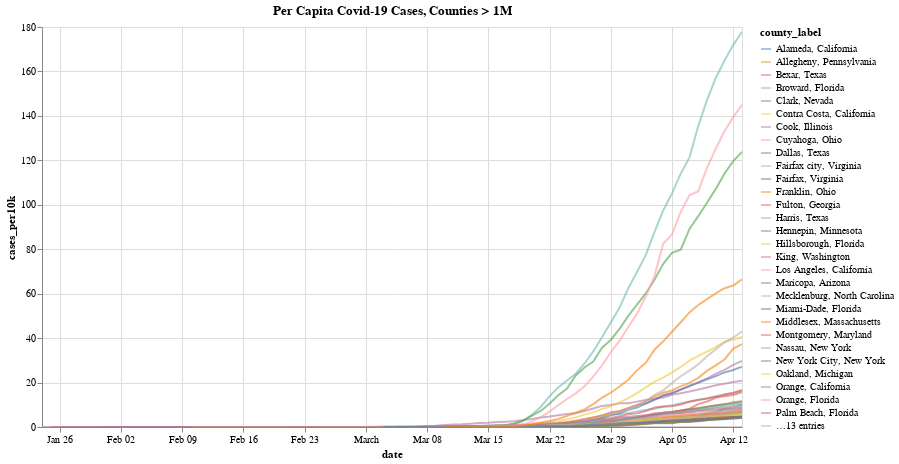

Notebook code for this chart:
### Code cell
# cumulative cases for counties with > 1 million people
# save data as JSON for better performance with Altair

cases_percap_url = 'cases_percap.json'

cases_percap[cases_percap.TOT_POP > 1000000].to_json(cases_percap_url, orient = 'records')

# can't figure out why the file url isn't working, can read it in just fine with open('cases_percap.json')
# these data are small enough for just saving the dataset with the chart though
cases_percap_big = cases_percap.loc[cases_percap.TOT_POP > 1000000, 
                                    ['date', 'cases', 'cases_per10k', 'county_label', 'cases_new_per1k', 'STNAME', 'TOT_POP']]

(alt.Chart(cases_percap_big)
    .mark_line(color = 'grey', opacity = 0.6)
    .encode(x = 'date:T',
            y = 'cases_per10k:Q',
            color = 'county_label:N',
            tooltip = ['county_label:N', 'cases:Q'])
    .properties(height = 400, 
                width = 700,
               title = 'Per Capita Covid-19 Cases, Counties > 1M')
    .interactive())

### Figure 1 — Vega-Lite specification as saved in the notebook (floating-point values rounded to 4 significant figures; data arrays with more than 128 entries replaced by an {"elided": "..."} marker saying what was removed)
{"config": {"view": {"continuousWidth": 400, "continuousHeight": 300}}, "data": {"name": "data-b1df5e725d55867fe4f77bdb97757597"}, "mark": {"type": "line", "color": "grey", "opacity": 0.6}, "encoding": {"color": {"type": "nominal", "field": "county_label"}, "tooltip": [{"type": "nominal", "field": "county_label"}, {"type": "quantitative", "field": "cases"}], "x": {"type": "temporal", "field": "date"}, "y": {"type": "quantitative", "field": "cases_per10k"}}, "height": 400, "selection": {"selector001": {"type": "interval", "bind": "scales", "encodings": ["x", "y"]}}, "title": "Per Capita Covid-19 Cases, Counties > 1M", "width": 700, "$schema": "https://vega.github.io/schema/vega-lite/v4.0.0.json", "datasets": {"data-b1df5e725d55867fe4f77bdb97757597": {"elided": "1826 records"}}}
